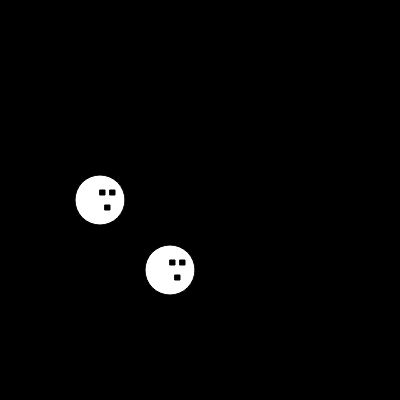
Frame 1 (no input)
Frame 60 (no input): identical to frame 1, image omitted
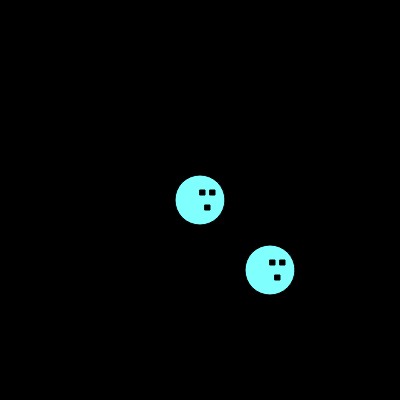
Frame 120 (the mouse pressed at the canvas centre since frame 60)

The p5.js sketch that drew these frames (run headless with seeded random() and noise() and a simulated clock; from frame 60 on, the mouse is pressed at the canvas centre):

// p5.js sketch
// ── sketch.js
x= 100
y= 200
let hue= 0;
sat =  100; 

function setup() {
  createCanvas(400, 400);
  colorMode(HSB);
}

function draw() {
  background(0,0,0);
  
  if (mouseIsPressed){
    if (mouseButton === LEFT){
      x= mouseX;
      y= mouseY;
    } else if (mouseButton= CENTER){
      y= mouseX
      x= mouseY
    }
  
  }
// draws face
hue= mouseX / width * 360;
sat= mouseY / height * 100;
drawFace (x,y);
drawFace (x+70, y+70);
}

function drawFace(x,y){
  fill(hue, sat,100);
  circle (x,y,50);
  fill (0)
  square(x,y-10,5);
  square(x+10, y-10, 5);
  square (x+5,y+5,5);
}
